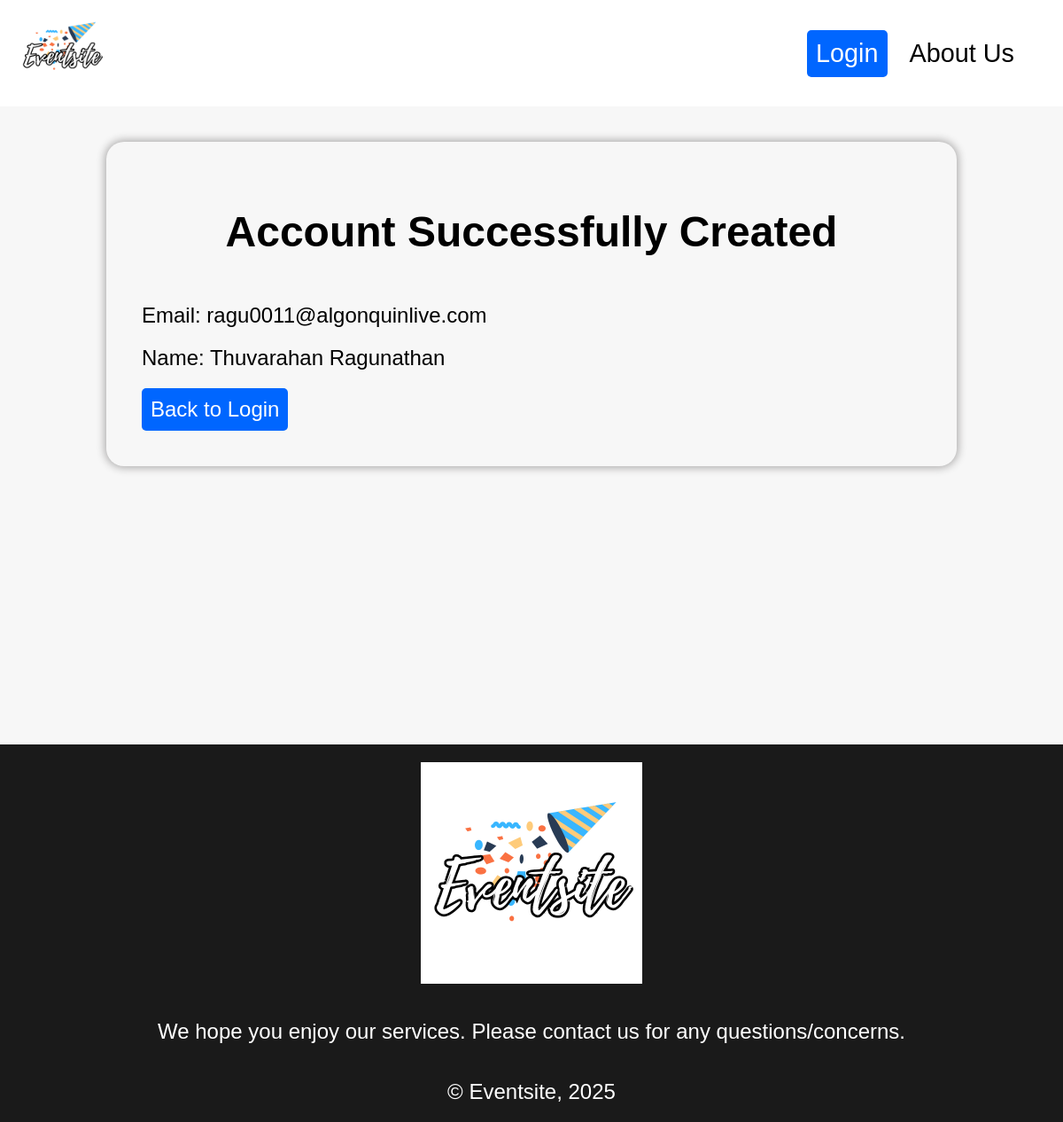
Screenshot of /public/server/showaccount.php?email=ragu0011@algonquinlive.com with the database file from the repository.
### tables this page shows
CREATE TABLE IF NOT EXISTS `USER` ( 
  Email_Address VARCHAR(320) NOT NULL,
  First_Name VARCHAR(30) NOT NULL, 
  Last_Name VARCHAR (30) NOT NULL, 
  Password VARCHAR(30) NOT NULL, 
  CONSTRAINT UserPK PRIMARY KEY (`Email_Address`)
);

### private/functions/connection.php (called while the page is built, shortened)
<?php
function confirm_not_empty($result_set) {
  if(mysqli_num_rows($result_set) > 0) {
    return true;
  }
  else {
    return false;
  }
}
?>

### public/server/showaccount.php (the view, shortened to what this page needs)
<?php
  require_once "../../private/functions/connection.php";
  $database = db_connect();
  if(isset($_GET['email'])) {
    $email = $_GET['email'];
  }
  else {
    header("Location: createaccount.php");
  }
  $sql = "SELECT * FROM USER WHERE Email_Address = '$email'";
  $result_set = mysqli_query($database, $sql);
  $result = mysqli_fetch_assoc($result_set);
?>
<!DOCTYPE html>
<html lang="en">
<head>
  <link rel="stylesheet" href="../css/general.css" type="text/css">
</head>
<body>
  <?php include "../../private/functions/header.php"?>
  <main>
    <div class="displayaccountbox">
      <h1 class="middleheader">Account Successfully Created</h1>
      <?php
        if (confirm_not_empty($result_set)) {
          echo '<p>Email: '. $result["Email_Address"]. '</p>';
          echo '<p>Name: ' . $result["First_Name"] . ' ' . $result["Last_Name"] . '</p>';
        }
        else {
          echo 'Database query failed';
        }
      ?>
      <a class="smallbutton" href="login.php">Back to Login</a>
    </div>
  </main>
  <?php include "../../private/functions/footer.php"?>
</body>

### public/css/general.css (style rules this page uses)
* { margin:0; padding:0; }
body { position:relative; background-color: #f7f7f7; font-size:24px; font-family:'Gill Sans', 'Gill Sans MT', Calibri, 'Trebuchet MS', sans-serif; }
main { position:relative; box-sizing:border-box; min-height:85vh; }
.smallbutton { display:inline-block; background-color:rgb(0, 102, 255); color:white; padding:10px; border-radius:5px; text-decoration-line:none; width:fit-content; }
.middleheader { margin:0.7em 1em; text-align:center; }
h1 { text-align:center; margin-bottom:0.5em; }
.displayeventbox, .displayaccountbox, .aboutusbox { margin:40px auto; box-sizing:border-box; width:80%; padding: 40px; border-radius:20px; box-shadow: 0px 0px 10px 2px rgb(173, 172, 172); display:flex; flex-direction:column; gap:20px; }

### rows the page displays
user: Email_Address "ragu0011@algonquinlive.com", First_Name "Thuvarahan", Last_Name "Ragunathan"
